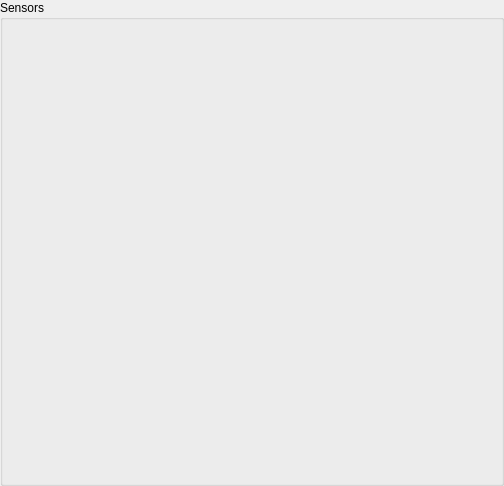
<?xml version="1.0" encoding="UTF-8"?>
<ui version="4.0">
 <class>QgsProjectSensorSettingsWidgetBase</class>
 <widget class="QWidget" name="QgsProjectSensorSettingsWidgetBase">
  <property name="geometry">
   <rect>
    <x>0</x>
    <y>0</y>
    <width>504</width>
    <height>486</height>
   </rect>
  </property>
  <property name="windowTitle">
   <string>Sensor Settings</string>
  </property>
  <layout class="QVBoxLayout" name="verticalLayout">
   <property name="leftMargin">
    <number>0</number>
   </property>
   <property name="topMargin">
    <number>0</number>
   </property>
   <property name="rightMargin">
    <number>0</number>
   </property>
   <property name="bottomMargin">
    <number>0</number>
   </property>
   <item>
    <widget class="QGroupBox" name="groupBox">
     <property name="title">
      <string>Sensors</string>
     </property>
     <layout class="QVBoxLayout" name="mainLayout">
      <item>
       <widget class="QgsPanelWidgetStack" name="mPanelStack" native="true"/>
      </item>
     </layout>
    </widget>
   </item>
  </layout>
 </widget>
 <customwidgets>
  <customwidget>
   <class>QgsPanelWidgetStack</class>
   <extends>QWidget</extends>
   <header>qgspanelwidgetstack.h</header>
   <container>1</container>
  </customwidget>
 </customwidgets>
 <resources/>
 <connections/>
</ui>
